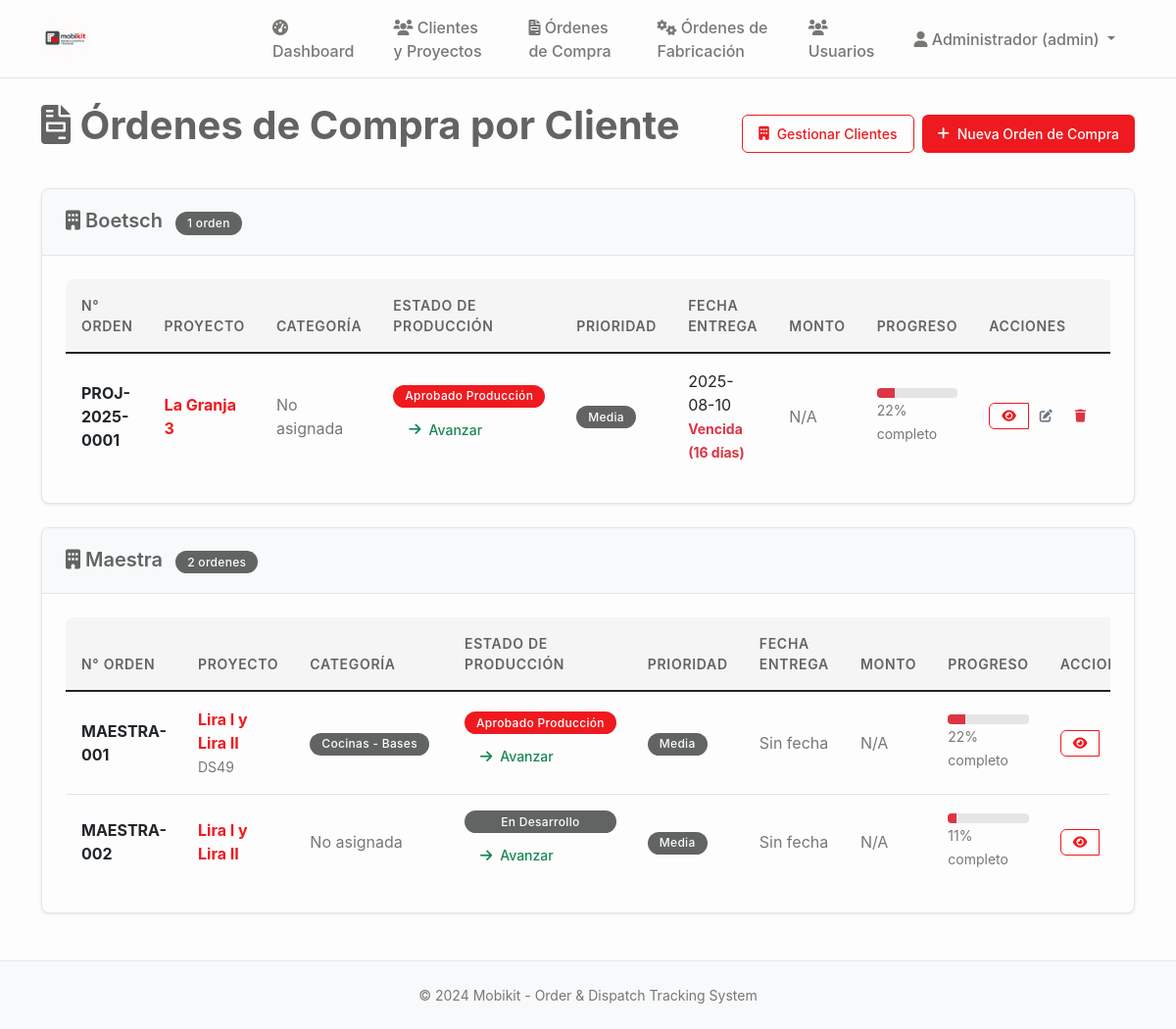
/proyectos (signed in), run on an earlier commit of the app's database.
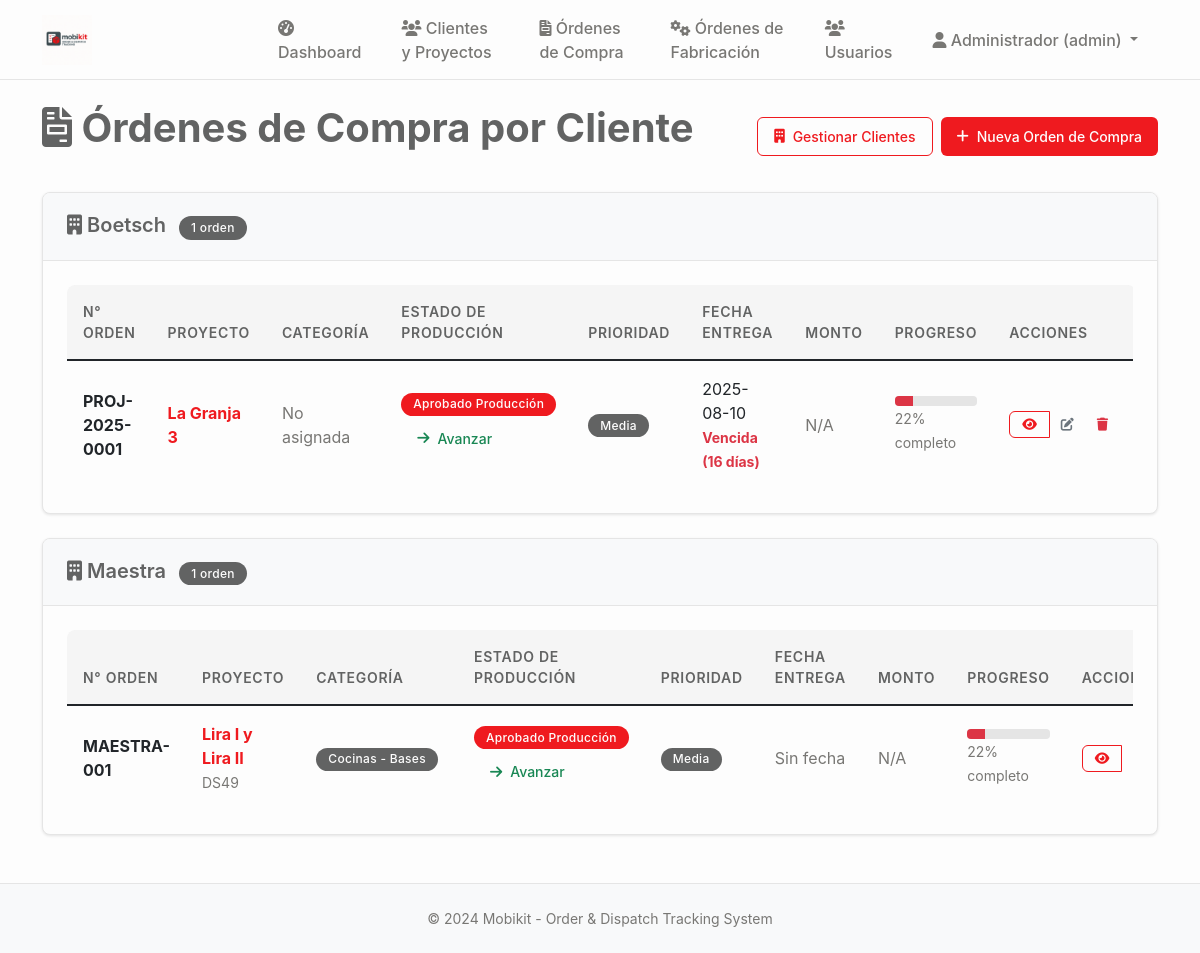
And on a later commit of the database.
### tables this page shows
CREATE TABLE clientes (
    id INTEGER PRIMARY KEY AUTOINCREMENT,
    nombre TEXT NOT NULL,
    rut TEXT UNIQUE,
    email TEXT,
    telefono TEXT,
    direccion TEXT,
    ciudad TEXT,
    region TEXT,
    contacto_principal TEXT,
    observaciones TEXT,
    activo BOOLEAN DEFAULT TRUE,
    created_at TIMESTAMP DEFAULT CURRENT_TIMESTAMP,
    updated_at TIMESTAMP DEFAULT CURRENT_TIMESTAMP
);

CREATE TABLE proyectos (
                id INTEGER PRIMARY KEY AUTOINCREMENT,
                codigo TEXT UNIQUE NOT NULL,
                nombre TEXT NOT NULL,
                cliente_id INTEGER NOT NULL,
                descripcion TEXT,
                estado TEXT DEFAULT 'en_desarrollo' CHECK (estado IN ('en_desarrollo', 'aprobado_produccion', 'seccionado', 'enchapado', 'mecanizado', 'produccion_completa', 'embalando', 'listo_despacho', 'entregado', 'cancelado')),
                prioridad TEXT DEFAULT 'media' CHECK (prioridad IN ('baja', 'media', 'alta', 'urgente')),
                fecha_inicio DATE,
                fecha_entrega DATE,
                fecha_entrega_real DATE,
                diseñador_id INTEGER,
                supervisor_id INTEGER,
                presupuesto DECIMAL(12,2),
                costo_real DECIMAL(12,2),
                observaciones TEXT,
                created_at TIMESTAMP DEFAULT CURRENT_TIMESTAMP,
                updated_at TIMESTAMP DEFAULT CURRENT_TIMESTAMP, adjudicacion_tipo TEXT DEFAULT "orden_compra" CHECK (adjudicacion_tipo IN ("contrato", "orden_compra")), monto_neto DECIMAL(12,2), estado_proyecto TEXT DEFAULT "pendiente_presupuesto", monto_neto_provision DECIMAL(12,2), monto_neto_instalacion DECIMAL(12,2), fecha_estimada_inicio DATE, archivado BOOLEAN DEFAULT FALSE,
                FOREIGN KEY (cliente_id) REFERENCES clientes (id),
                FOREIGN KEY (diseñador_id) REFERENCES usuarios (id),
                FOREIGN KEY (supervisor_id) REFERENCES usuarios (id)
            );

### main.py (the view)
@app.route('/proyectos')
@login_required
def proyectos():
    conn = sqlite3.connect('mobikit.db')
    cursor = conn.cursor()
    cursor.execute('''
        SELECT DISTINCT c.id, c.nombre, c.rut, c.email, c.telefono, c.contacto_principal
        FROM clientes c
        INNER JOIN proyectos p ON c.id = p.cliente_id
        WHERE c.activo = TRUE
        ORDER BY c.nombre ASC
    ''')
    clientes_con_proyectos = cursor.fetchall()
    proyectos_por_cliente = []
    for cliente in clientes_con_proyectos:
        cliente_info = {
            'id': cliente[0],
            'nombre': cliente[1],
            'rut': cliente[2],
            'email': cliente[3],
            'telefono': cliente[4],
            'contacto_principal': cliente[5],
            'proyectos': []
        }
        cursor.execute('''
            SELECT p.id, p.codigo, p.nombre, p.descripcion, p.estado, p.prioridad,
                   p.fecha_entrega, p.presupuesto, u.nombre as diseñador_nombre,
                   julianday(p.fecha_entrega) - julianday('now') as dias_restantes,
                   CASE WHEN pc.proyecto_id IS NOT NULL THEN 1 ELSE 0 END as tiene_categorias
            FROM proyectos p
            LEFT JOIN usuarios u ON p.diseñador_id = u.id
            LEFT JOIN proyecto_categorias pc ON p.id = pc.proyecto_id
            WHERE p.cliente_id = ?
            GROUP BY p.id, p.codigo, p.nombre, p.descripcion, p.estado, p.prioridad,
                     p.fecha_entrega, p.presupuesto, u.nombre
            ORDER BY
                CASE p.estado
                    WHEN 'proyecto_simple' THEN 1
                    WHEN 'diseño' THEN 2
                    WHEN 'aprobado' THEN 3
                    WHEN 'producción' THEN 4
                    WHEN 'embalaje' THEN 5
                    WHEN 'despacho' THEN 6
                    WHEN 'entregado' THEN 7
                    WHEN 'cancelado' THEN 8
                    ELSE 9
                END,
                p.fecha_entrega ASC
        ''', (cliente_info['id'],))
        proyectos_raw = cursor.fetchall()
        proyectos = []
        for proyecto in proyectos_raw:
            proyecto_dict = {
                'id': proyecto[0],
                'codigo': proyecto[1],
                'nombre': proyecto[2],
                'descripcion': proyecto[3],
                'estado': proyecto[4],
                'prioridad': proyecto[5],
                'fecha_entrega': proyecto[6],
                'presupuesto': proyecto[7],
                'diseñador_nombre': proyecto[8],
                'dias_restantes': int(proyecto[9]) if proyecto[9] is not None else None,
                'tiene_categorias': proyecto[10],
                'categorias': []
            }
            cursor.execute('''
                SELECT cat.nombre, subcat.nombre
                FROM proyecto_categorias pc
                JOIN categorias_producto cat ON pc.categoria_id = cat.id
                LEFT JOIN subcategorias_producto subcat ON pc.subcategoria_id = subcat.id
                WHERE pc.proyecto_id = ?
            ''', (proyecto[0],))
            categorias = cursor.fetchall()
            for cat_nombre, subcat_nombre in categorias:
                categoria_texto = cat_nombre
                if subcat_nombre:
                    categoria_texto += f" - {subcat_nombre}"
                proyecto_dict['categorias'].append(categoria_texto)
            cliente_info['proyectos'].append(proyecto_dict)
        proyectos_por_cliente.append(cliente_info)
    cursor.execute('SELECT id, nombre FROM clientes WHERE activo = TRUE ORDER BY nombre ASC')
    clientes_disponibles = cursor.fetchall()
    cursor.execute('SELECT id, nombre FROM usuarios WHERE rol = "diseñador" AND activo = TRUE ORDER BY nombre ASC')
    diseñadores_disponibles = cursor.fetchall()
    conn.close()
    fecha_hoy = datetime.now().date().strftime('%Y-%m-%d')
    return render_template('proyectos.html',
                           proyectos_por_cliente=proyectos_por_cliente,
                           clientes_disponibles=clientes_disponibles,
                           diseñadores_disponibles=diseñadores_disponibles,
                           fecha_hoy=fecha_hoy)

### main.py (called while the page is built)
def login_required(f):
    @wraps(f)
    def decorated_function(*args, **kwargs):
        if 'user_id' not in session:
            return redirect(url_for('login'))
        return f(*args, **kwargs)
    return decorated_function

### templates/proyectos.html (shortened to what the changed rows need)
{% extends "base.html" %}
{% block content %}
<div class="d-flex justify-content-between align-items-center mb-4">
    <h1><i class="fas fa-file-invoice"></i> Órdenes de Compra por Cliente</h1>
</div>
{% if proyectos_por_cliente %}
    {% for cliente in proyectos_por_cliente %}
    <div class="card mb-4">
        <div class="card-header bg-light">
            <div class="d-flex justify-content-between align-items-center">
                <h5 class="mb-0">
                    <i class="fas fa-building"></i> {{ cliente.nombre }}
                    <span class="badge bg-secondary ms-2">{{ cliente.proyectos|length }} orden{{ 'es' if cliente.proyectos|length != 1 else '' }}</span>
                </h5>
            </div>
        </div>
        <div class="card-body">
            {% if cliente.proyectos %}
            <div class="table-responsive">
                <table class="table table-sm table-hover mb-0">
                    <thead>
                        <tr>
                            <th>N° Orden</th>
                            <th>Proyecto</th>
                            <th>Categoría</th>
                            <th>Estado de Producción</th>
                            <th>Prioridad</th>
                            <th>Fecha Entrega</th>
                            <th>Monto</th>
                            <th>Progreso</th>
                            <th>Acciones</th>
                        </tr>
                    </thead>
                    <tbody>
                        {% for proyecto in cliente.proyectos %}
                        <tr>
                            <td><strong>{{ proyecto.codigo }}</strong></td>
                            <td>
                                <a href="{{ url_for('proyecto_detalle', proyecto_id=proyecto.id) }}" class="text-decoration-none fw-bold">
                                    {{ proyecto.nombre }}
                                </a>
                                {% if proyecto.descripcion %}
                                <br><small class="text-muted">{{ proyecto.descripcion[:80] }}{% if proyecto.descripcion|length > 80 %}...{% endif %}</small>
                                {% endif %}
                            </td>
                            <td>
                                {% if proyecto.categorias %}
                                    {% for categoria in proyecto.categorias %}
                                        <span class="badge bg-secondary me-1">{{ categoria }}</span>
                                    {% endfor %}
                                {% else %}
                                    <span class="text-muted">No asignada</span>
                                {% endif %}
                            </td>
                            <td>
                                <div class="d-flex flex-column">
                                    <span class="badge bg-{% if proyecto.estado == 'en_desarrollo' %}secondary{% elif proyecto.estado == 'aprobado_produccion' %}primary{% elif proyecto.estado == 'seccionado' %}warning{% elif proyecto.estado == 'enchapado' %}info{% elif proyecto.estado == 'mecanizado' %}primary{% elif proyecto.estado == 'produccion_completa' %}success{% elif proyecto.estado == 'embalando' %}success{% elif proyecto.estado == 'listo_despacho' %}danger{% elif proyecto.estado == 'entregado' %}dark{% endif %} mb-1">
                                        {% if proyecto.estado == 'en_desarrollo' %}En Desarrollo
                                        {% elif proyecto.estado == 'aprobado_produccion' %}Aprobado Producción
                                        {% elif proyecto.estado == 'seccionado' %}Seccionando
                                        {% elif proyecto.estado == 'enchapado' %}Enchapando
                                        {% elif proyecto.estado == 'mecanizado' %}Mecanizando
                                        {% elif proyecto.estado == 'produccion_completa' %}Producción Completa
                                        {% elif proyecto.estado == 'embalando' %}Embalando
                                        {% elif proyecto.estado == 'listo_despacho' %}Listo Despacho
                                        {% elif proyecto.estado == 'entregado' %}Entregado
                                        {% else %}{{ proyecto.estado|replace('_', ' ')|title }}{% endif %}
                                    </span>
                                    {% if session.user_role in ['admin', 'general', 'operación', 'embalaje'] and proyecto.estado not in ['entregado', 'cancelado'] %}
                                    <button class="btn btn-xs btn-outline-success" onclick="avanzarEstado({{ proyecto.id }})">
                                        <i class="fas fa-arrow-right"></i> Avanzar
                                    </button>
                                    {% endif %}
                                </div>
                            </td>
                            <td>
                                <span class="badge bg-{% if proyecto.prioridad == 'media' %}secondary{% elif proyecto.prioridad == 'alta' %}warning{% elif proyecto.prioridad == 'urgente' %}danger{% endif %}">
                                    {{ proyecto.prioridad|title }}
                                </span>
                            </td>
                            <td>
                                {% if proyecto.fecha_entrega %}
                                    {{ proyecto.fecha_entrega }}
                                    {% set dias_restantes = proyecto.dias_restantes %}
                                    {% if dias_restantes is not none %}
                                        {% if dias_restantes < 0 %}
                                            <br><small class="text-danger fw-bold">Vencida ({{ -dias_restantes }} días)</small>
                                        {% elif dias_restantes == 0 %}
                                            <br><small class="text-warning fw-bold">Vence hoy</small>
                                        {% elif dias_restantes <= 7 %}
                                            <br><small class="text-warning fw-bold">{{ dias_restantes }} días restantes</small>
                                        {% else %}
                                            <br><small class="text-muted">{{ dias_restantes }} días</small>
                                        {% endif %}
                                    {% endif %}
                                {% else %}
                                    <span class="text-muted">Sin fecha</span>
                                {% endif %}
                            </td>
                            <td>
                                {% if proyecto.presupuesto %}
                                    <strong>${{ "{:,.0f}".format(proyecto.presupuesto) }}</strong>
                                {% else %}
                                    <span class="text-muted">N/A</span>
                                {% endif %}
                            </td>
                            <td>
                                {% set estados_progreso = ['en_desarrollo', 'aprobado_produccion', 'seccionado', 'enchapado', 'mecanizado', 'produccion_completa', 'embalando', 'listo_despacho', 'entregado'] %}
                                {% set indice_actual = estados_progreso.index(proyecto.estado) if proyecto.estado in estados_progreso else 0 %}
                                {% set porcentaje = ((indice_actual + 1) / estados_progreso|length * 100)|int %}
                                <div class="progress" style="height: 10px;">
                                    <div class="progress-bar bg-{% if porcentaje < 30 %}danger{% elif porcentaje < 70 %}warning{% else %}success{% endif %}"
                                         role="progressbar" style="width: {{ porcentaje }}%"
                                         aria-valuenow="{{ porcentaje }}" aria-valuemin="0" aria-valuemax="100">
                                    </div>
                                </div>
                                <small class="text-muted">{{ porcentaje }}% completo</small>
                            </td>
                            <td>
                                <div class="btn-group" role="group">
                                    <a href="{{ url_for('proyecto_detalle', proyecto_id=proyecto.id) }}" class="btn btn-sm btn-outline-primary" title="Ver detalles">
                                        <i class="fas fa-eye"></i>
                                    </a>
                                    {% if session.user_role in ['admin', 'general'] %}
                                    <button type="button" class="btn btn-sm btn-outline-secondary"
                                            onclick="editarOrden({{ proyecto.id }})" title="Editar">
                                        <i class="fas fa-edit"></i>
                                    </button>
                                    {% endif %}
                                    {% if session.user_role == 'admin' %}
                                    <button type="button" class="btn btn-sm btn-outline-danger"
                                            onclick="eliminarProyecto({{ proyecto.id }}, '{{ proyecto.codigo }}', '{{ proyecto.nombre }}')" title="Eliminar proyecto">
                                        <i class="fas fa-trash"></i>
                                    </button>
                                    {% endif %}
                                </div>
                            </td>
                        </tr>
                        {% endfor %}
                    </tbody>
                </table>
            </div>
            {% else %}
            <div class="text-center py-3">
                <i class="fas fa-file-invoice fa-2x text-muted mb-2"></i>
                <p class="text-muted mb-0">No hay órdenes de compra para este cliente</p>
            </div>
            {% endif %}
        </div>
    </div>
    {% endfor %}
{% endif %}
{% endblock %}

What changed in the data, as far as the page shows it:
removed proyectos: codigo "MAESTRA-002", nombre "Lira I y Lira II", shows "No asignada", estado "En Desarrollo", prioridad "Media", shows "Sin fecha", porcentaje "11", shown under clientes "Maestra"
shown differently, row unchanged: clientes "Maestra": proyectos|length "2" → "1"; proyectos "es" → (not shown)
